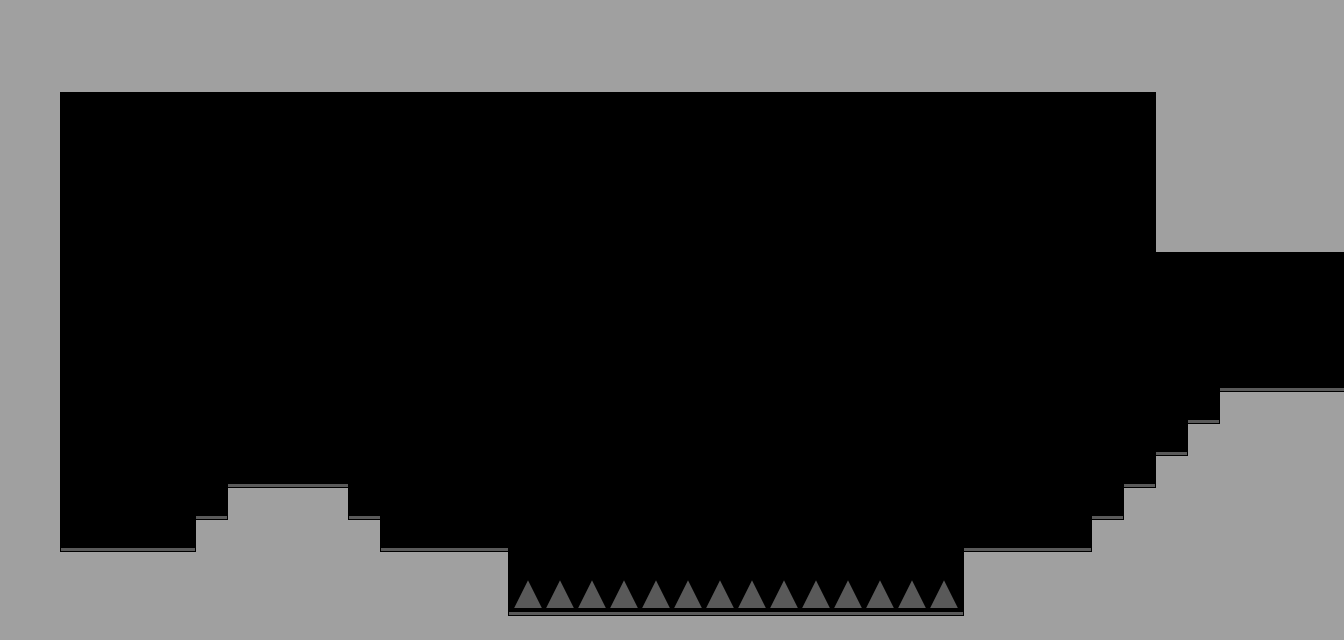

Below is a game level as drawn by its tile map, then a one-line description and the .tmx file that defines it, in full:
An orthogonal 42x20 tile map with 32x32 px tiles, 1 tile layer (main-layer) and 3 objects (background::Parallax, collectibles::Powerup, right).

<map version="1.0" orientation="orthogonal" renderorder="right-down" width="42" height="20" tilewidth="32" tileheight="32" nextobjectid="28">
 <properties>
  <property name="tileset" value="level1" />
 </properties>
 <tileset firstgid="1" name="tilemap1" tilewidth="32" tileheight="32" tilecount="20" columns="5">
  <image source="tilemap1.png" width="160" height="128" />
  <terraintypes>
   <terrain name="terrain" tile="-1" />
  </terraintypes>
  <tile id="0" terrain=",,,0" />
  <tile id="1" terrain=",,0,0" />
  <tile id="2" terrain=",,0," />
  <tile id="3" terrain=",0,0,0" />
  <tile id="4" terrain="0,,0,0" />
  <tile id="5" terrain=",0,,0" />
  <tile id="6" terrain="0,0,0,0" />
  <tile id="7" terrain="0,,0," />
  <tile id="8" terrain="0,0,,0" />
  <tile id="9" terrain="0,0,0," />
  <tile id="10" terrain=",0,," />
  <tile id="11" terrain="0,0,," />
  <tile id="12" terrain="0,,," />
 </tileset>
 <layer name="main-layer" width="42" height="20">
  <data encoding="csv">
7,7,7,7,7,7,7,7,7,7,7,7,7,7,7,7,7,7,7,7,7,7,7,7,7,7,7,7,7,7,7,7,7,7,7,7,7,7,7,7,7,7,
7,7,7,7,7,7,7,7,7,7,7,7,7,7,7,7,7,7,7,7,7,7,7,7,7,7,7,7,7,7,7,7,7,7,7,7,7,7,7,7,7,7,
7,10,12,12,12,12,12,12,12,12,12,12,12,12,12,12,12,12,12,12,12,12,12,12,12,12,12,12,12,12,12,12,12,12,12,12,9,7,7,7,7,7,
7,8,0,0,0,0,0,0,0,0,0,0,0,0,0,0,0,0,0,0,0,0,0,0,0,0,0,0,0,0,0,0,0,0,0,0,6,7,7,7,7,7,
7,8,0,0,0,0,0,0,0,0,0,0,0,0,0,0,0,0,0,0,0,0,0,0,0,0,0,0,0,0,0,0,0,0,0,0,6,7,7,7,7,7,
7,8,0,0,0,0,0,0,0,0,0,0,0,0,0,0,0,0,0,0,0,0,0,0,0,0,0,0,0,0,0,0,0,0,0,0,6,7,7,7,7,7,
7,8,0,0,0,0,0,0,0,0,0,0,0,0,0,0,0,0,0,0,0,0,0,0,0,0,0,0,0,0,0,0,0,0,0,0,6,7,7,7,7,7,
7,8,0,0,0,0,0,0,0,0,0,0,0,0,0,0,0,0,0,0,0,0,0,0,0,0,0,0,0,0,0,0,0,0,0,0,11,12,12,12,12,12,
7,8,0,0,0,0,0,0,0,0,0,0,0,0,0,0,0,0,0,0,0,0,0,0,0,0,0,0,0,0,0,0,0,0,0,0,0,0,0,0,0,0,
7,8,0,0,0,0,0,0,0,0,0,0,0,0,0,0,0,0,0,0,0,0,0,0,0,0,0,0,0,0,0,0,0,0,0,0,0,0,0,0,0,0,
7,8,0,0,0,0,0,0,0,0,0,0,0,0,0,0,0,0,0,0,0,0,0,0,0,0,0,0,0,0,0,0,0,0,0,0,0,0,0,0,0,0,
7,8,0,0,0,0,0,0,0,0,0,0,0,0,0,0,0,0,0,0,0,0,0,0,0,0,0,0,0,0,0,0,0,0,0,0,0,0,0,0,0,0,
7,8,0,0,0,0,0,0,0,0,0,0,0,0,0,0,0,0,0,0,0,0,0,0,0,0,0,0,0,0,0,0,0,0,0,0,0,0,1,2,2,2,
7,8,0,0,0,0,0,0,0,0,0,0,0,0,0,0,0,0,0,0,0,0,0,0,0,0,0,0,0,0,0,0,0,0,0,0,0,1,4,7,7,7,
7,8,0,0,0,0,0,0,0,0,0,0,0,0,0,0,0,0,0,0,0,0,0,0,0,0,0,0,0,0,0,0,0,0,0,0,1,4,7,7,7,7,
7,8,0,0,0,0,0,1,2,2,3,0,0,0,0,0,0,0,0,0,0,0,0,0,0,0,0,0,0,0,0,0,0,0,0,1,4,7,7,7,7,7,
7,8,0,0,0,0,1,4,7,7,5,3,0,0,0,0,0,0,0,0,0,0,0,0,0,0,0,0,0,0,0,0,0,0,1,4,7,7,7,7,7,7,
7,5,2,2,2,2,4,7,7,7,7,5,2,2,2,3,0,0,0,0,0,0,0,0,0,0,0,0,0,0,1,2,2,2,4,7,7,7,7,7,7,7,
7,7,7,7,7,7,7,7,7,7,7,7,7,7,7,8,18,18,18,18,18,18,18,18,18,18,18,18,18,18,6,7,7,7,7,7,7,7,7,7,7,7,
7,7,7,7,7,7,7,7,7,7,7,7,7,7,7,5,2,2,2,2,2,2,2,2,2,2,2,2,2,2,4,7,7,7,7,7,7,7,7,7,7,7
</data>
 </layer>
 <objectgroup name="object-layer">
  <object id="2" name="background" type="background::Parallax" x="660" y="242">
   <properties>
    <property name="factor" type="float" value="0.5" />
    <property name="name" type="file" value="background1.png" />
   </properties>
  </object>
  <object id="4" name="powerup7" type="collectibles::Powerup" x="264" y="424" width="48" height="48">
   <properties>
    <property name="level" type="int" value="7" />
   </properties>
  </object>
 </objectgroup>
 <objectgroup name="warp-layer">
  <object id="27" name="0 -&gt; 5.1" type="right" x="1280" y="256" width="64" height="128" />
 </objectgroup>
</map>
